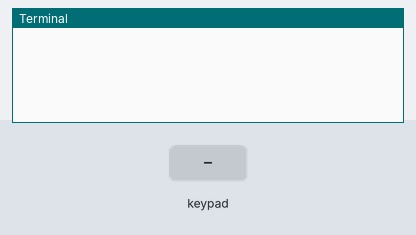
A program run on a simulated Raspberry Pi (BCM pin numbers). Parts: the last lines printed to the terminal. Inputs (shaded band) come from the test bench.

Above: at 1.2 s.
1.3 s: key '1' pressed
At 1.9 s:
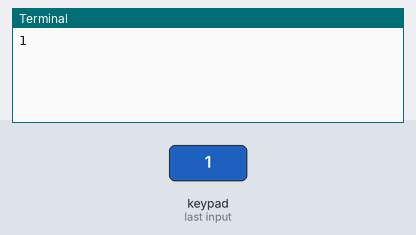
2.9 s: keypad keys 1 2 # pressed 0.4 s apart
At 4.9 s:
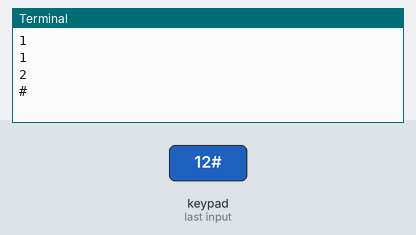
5.6 s: key 'A' pressed
At 6.3 s:
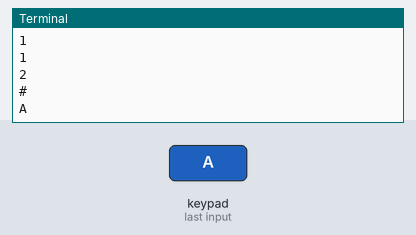
7.1 s: keypad keys 1 2 * pressed 0.4 s apart
At 9.4 s:
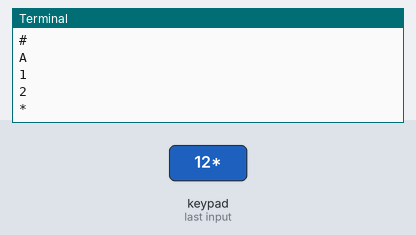
9.8 s: key 'B' pressed
At 10.8 s:
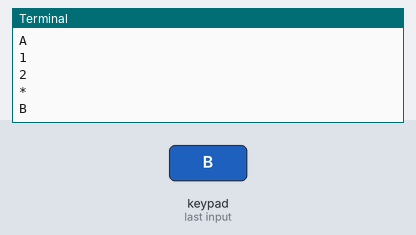
11.3 s: keypad keys 1 2 D pressed 0.4 s apart
At 12.7 s:
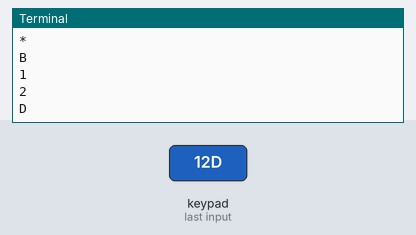

The program:

keypad_test.py
```python
import RPi.GPIO as GPIO
import time

# Set the Row Pins
ROW_1 = 14
ROW_2 = 15
ROW_3 = 18
ROW_4 = 23

# Set the Column Pins
COL_1 = 2
COL_2 = 3
COL_3 = 4
COL_4 = 26

GPIO.setwarnings(False)
# BCM numbering
GPIO.setmode(GPIO.BCM)

# Set Row pins as output
GPIO.setup(ROW_1, GPIO.OUT)
GPIO.setup(ROW_2, GPIO.OUT)
GPIO.setup(ROW_3, GPIO.OUT)
GPIO.setup(ROW_4, GPIO.OUT)

# Set column pins as input and Pulled up high by default
GPIO.setup(COL_1, GPIO.IN, pull_up_down=GPIO.PUD_UP)
GPIO.setup(COL_2, GPIO.IN, pull_up_down=GPIO.PUD_UP)
GPIO.setup(COL_3, GPIO.IN, pull_up_down=GPIO.PUD_UP)
GPIO.setup(COL_4, GPIO.IN, pull_up_down=GPIO.PUD_UP)

# function to read each row and each column
def readRow(line, characters):
    GPIO.output(line, GPIO.LOW)
    if(GPIO.input(COL_1) == GPIO.LOW):
        print(characters[0])
    if(GPIO.input(COL_2) == GPIO.LOW):
        print(characters[1])
    if(GPIO.input(COL_3) == GPIO.LOW):
        print(characters[2])
    if(GPIO.input(COL_4) == GPIO.LOW):
        print(characters[3])
    GPIO.output(line, GPIO.HIGH)

# Endless loop by checking each row
try:
    while True:
        readRow(ROW_1, ["1","2","3","A"])
        readRow(ROW_2, ["4","5","6","B"])
        readRow(ROW_3, ["7","8","9","C"])
        readRow(ROW_4, ["*","0","#","D"])
        time.sleep(0.2) # adjust this per your own setup
except KeyboardInterrupt:
    print("\nKeypad Application Interrupted!")
    GPIO.cleanup()
```

Measured:
- after the input at 1.3 s, the terminal: prints a new line after 0.10 s (image 1)
- after the input at 2.9 s, the terminal: prints a new line after 0.50 s (image 2)
- after the input at 5.6 s, the terminal: prints a new line at once (image 3)
- after the input at 7.1 s, the terminal: prints a new line after 0.10 s (image 4)
- after the input at 9.8 s, the terminal: prints a new line at once (image 5)
- after the input at 11.3 s, the terminal: prints a new line after 0.11 s (image 6)
